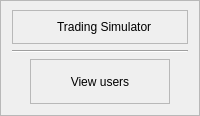
                             <widget class="QFrame" name="frame_121">
                              <property name="frameShape">
                               <enum>QFrame::StyledPanel</enum>
                              </property>
                              <property name="frameShadow">
                               <enum>QFrame::Raised</enum>
                              </property>
                              <layout class="QVBoxLayout" name="verticalLayout_164">
                               <property name="topMargin">
                                <number>9</number>
                               </property>
                               <item>
                                <widget class="QFrame" name="frame_126">
                                 <property name="maximumSize">
                                  <size>
                                   <width>16777215</width>
                                   <height>50</height>
                                  </size>
                                 </property>
                                 <property name="frameShape">
                                  <enum>QFrame::StyledPanel</enum>
                                 </property>
                                 <property name="frameShadow">
                                  <enum>QFrame::Raised</enum>
                                 </property>
                                 <layout class="QHBoxLayout" name="horizontalLayout_59">
                                  <property name="spacing">
                                   <number>0</number>
                                  </property>
                                  <item>
                                   <widget class="QLabel" name="label_42">
                                    <property name="maximumSize">
                                     <size>
                                      <width>35</width>
                                      <height>16777215</height>
                                     </size>
                                    </property>
                                    <property name="text">
                                     <string/>
                                    </property>
                                    <property name="pixmap">
                                     <pixmap resource="icons.qrc">:/icons/icons/briefcase.svg</pixmap>
                                    </property>
                                   </widget>
                                  </item>
                                  <item>
                                   <widget class="QLabel" name="label_36">
                                    <property name="maximumSize">
                                     <size>
                                      <width>16777215</width>
                                      <height>16777215</height>
                                     </size>
                                    </property>
                                    <property name="styleSheet">
                                     <string notr="true">font: 18pt &quot;MS Shell Dlg 2&quot;;</string>
                                    </property>
                                    <property name="text">
                                     <string>Trading Simulator</string>
                                    </property>
                                   </widget>
                                  </item>
                                 </layout>
                                </widget>
                               </item>
                               <item>
                                <widget class="Line" name="line_15">
                                 <property name="orientation">
                                  <enum>Qt::Horizontal</enum>
                                 </property>
                                </widget>
                               </item>
                               <item alignment="Qt::AlignHCenter">
                                <widget class="QFrame" name="frame_127">
                                 <property name="styleSheet">
                                  <string notr="true">QPushButton{
font: 11pt &quot;MS Shell Dlg 2&quot;;
border-radius:4px;
}
QPushButton::hover{
	background-color: rgb(43, 49, 65);
}
QPushButton::pressed{
	background-color: rgb(50, 56, 75);
}
</string>
                                 </property>
                                 <property name="frameShape">
                                  <enum>QFrame::StyledPanel</enum>
                                 </property>
                                 <property name="frameShadow">
                                  <enum>QFrame::Raised</enum>
                                 </property>
                                 <layout class="QVBoxLayout" name="verticalLayout_166">
                                  <item>
                                   <widget class="QPushButton" name="settings_view_users_btn">
                                    <property name="minimumSize">
                                     <size>
                                      <width>120</width>
                                      <height>25</height>
                                     </size>
                                    </property>
                                    <property name="maximumSize">
                                     <size>
                                      <width>16777215</width>
                                      <height>16777215</height>
                                     </size>
                                    </property>
                                    <property name="cursor">
                                     <cursorShape>PointingHandCursor</cursorShape>
                                    </property>
                                    <property name="text">
                                     <string>View users</string>
                                    </property>
                                    <property name="flat">
                                     <bool>true</bool>
                                    </property>
                                   </widget>
                                  </item>
                                 </layout>
                                </widget>
                               </item>
                              </layout>
                             </widget>
